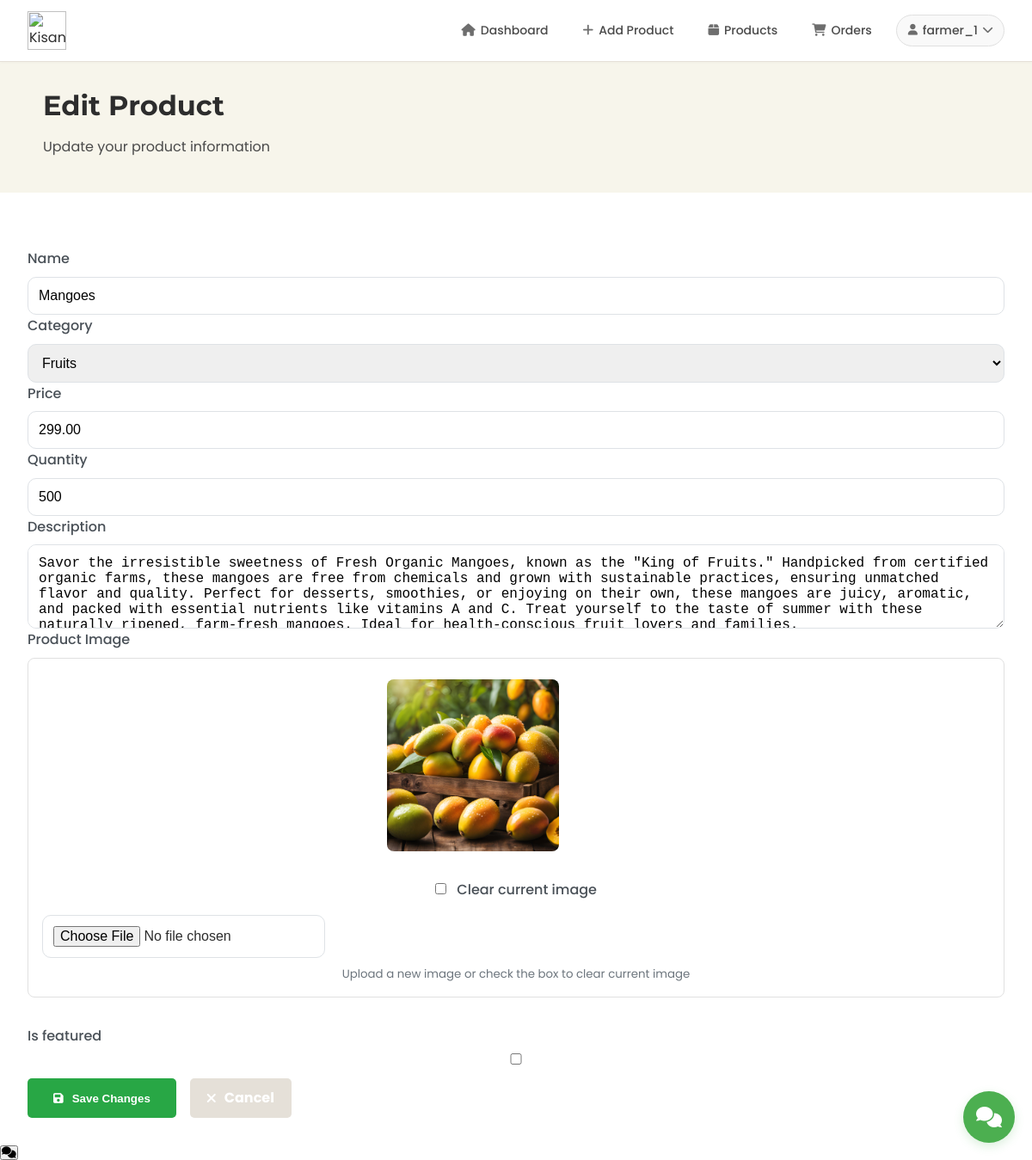
Page /product_app/edit_product/33/ (signed in) on the earlier database version.
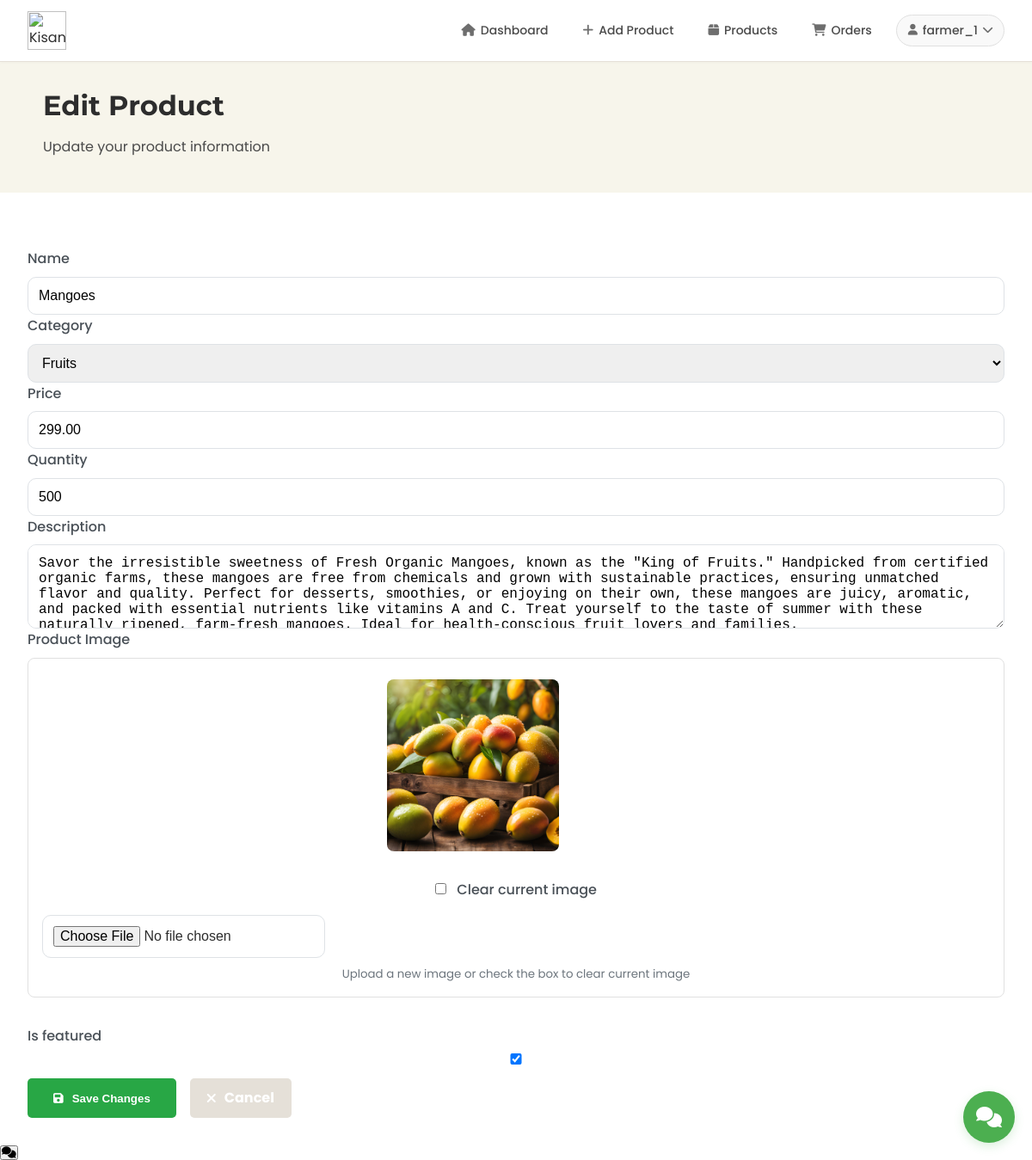
Same page on the later database version.
### product_app/models.py (models this page shows, shortened)
class Product(models.Model):
    CATEGORY_CHOICES = [
        ('vegetables', 'Vegetables'),
        ('fruits', 'Fruits'),
        ('grains', 'Grains'),
        ('dairy', 'Dairy'),
        ('tools', 'Tools & Equipment'),
        ('seeds', 'Seeds & Saplings'),
        ('pesticides', 'Pesticides & Fertilizers'),
        ('organic', 'Organic Products'),
        ('livestock', 'Livestock & Feed'),
        ('other', 'Other')
    ]
    name = models.CharField(max_length=200)
    category = models.CharField(max_length=100, choices=CATEGORY_CHOICES, default='other')
    price = models.DecimalField(max_digits=10, decimal_places=2)
    quantity = models.IntegerField()
    description = models.TextField()
    image = models.ImageField(
        upload_to='products/',
        null=True,
        blank=True
    )
    farmer = models.ForeignKey(User, on_delete=models.CASCADE)
    created_at = models.DateTimeField(auto_now_add=True)
    updated_at = models.DateTimeField(auto_now=True)
    is_featured = models.BooleanField(default=False)
    is_deleted = models.BooleanField(default=False)

### product_app/views.py (the view)
# urls.py: path('edit_product/<int:product_id>/', edit_product, name='edit_product'),
@login_required
def edit_product(request, product_id):
    product = get_object_or_404(Product, id=product_id, farmer=request.user)
    if request.method == 'POST':
        form = ProductForm(request.POST, request.FILES, instance=product)
        if form.is_valid():
            if request.POST.get('clear_image'):
                if product.image:
                    try:
                        old_image_path = product.image.path
                        product.image = None
                        if os.path.exists(old_image_path):
                            os.remove(old_image_path)
                    except Exception as e:
                        print(f"Error removing image file: {e}")
            form.save()
            messages.success(request, 'Product updated successfully!')
            return redirect('my_products')
    else:
        form = ProductForm(instance=product)
    return render(request, 'edit_product_page.html', {
        'form': form,
        'product': product
    })

### customer_app/context_processors.py (called while the page is built, shortened)
def wishlist_and_cart_counts(request):
    if request.user.is_authenticated:
        cart_items = CartItem.objects.filter(user=request.user).select_related('product')
        wishlist_items = Wishlist.objects.filter(user=request.user)
        return {
            'cart_items_count': cart_items.count(),
            'cart_total': sum(item.total_price for item in cart_items),
            'wishlist_count': wishlist_items.count(),
            'wishlist_product_ids': set(item.product_id for item in wishlist_items)
        }

def wishlist_status(request):
    if request.user.is_authenticated:
        wishlist_items = Wishlist.objects.filter(user=request.user).select_related('product')
        return {
            'wishlist_product_ids': set(item.product.id for item in wishlist_items),
            'wishlist_products': [item.product for item in wishlist_items]
        }
    return {
        'wishlist_product_ids': set(),
        'wishlist_products': []
    }

### product_app/templates/edit_product_page.html (shortened to what this page needs)
{% load static %}
{% block extra_css %}
    <link rel="stylesheet" type="text/css" href="{% static 'css/farmerdesign.css' %}">
    <link rel="stylesheet" type="text/css" href="{% static 'css/my_product.css' %}">
    <link rel="stylesheet" href="https://cdnjs.cloudflare.com/ajax/libs/font-awesome/6.0.0/css/all.min.css">
    <link rel="stylesheet" href="{% static 'css/chat_widget.css' %}">
{% endblock %}
{% block content %}
    <header class="header">
        <div class="logo">
            <img src="{% static 'images/kisan_vishwa_logo.png' %}" alt="Kisan Vishwa Logo">
        </div>
        {% include 'NavBar/FarmerNavBar.html' %}
    </header>
    <section class="hero">
        <div class="hero-content">
            <h1>Edit Product</h1>
            <p>Update your product information</p>
        </div>
    </section>
    <main class="main-content">
        <section class="add-product-section">
            <div class="form-container">
                <form method="POST" enctype="multipart/form-data" class="product-form">
                    {% for field in form %}
                        {% if field.name == 'image' %}
                            <div class="form-group">
                                <label for="{{ field.id_for_label }}" class="form-label">Product Image</label>
                                <div class="image-container">
                                    <div class="current-image">
                                        {% if product.image %}
                                            <img src="{{ product.image.url }}" alt="Current product image" class="preview-image">
                                            <div class="image-actions">
                                                <div class="clear-image-checkbox">
                                                    <input type="checkbox" name="clear_image" id="clear_image" class="form-check-input">
                                                    <label for="clear_image" class="form-check-label">Clear current image</label>
                                                </div>
                                            </div>
                                        {% else %}
                                            <img src="{% static 'images/default_product.jpg' %}" alt="Default image" class="preview-image">
                                        {% endif %}
                                    </div>
                                    {{ field }}
                                    <small class="help-text">Upload a new image or check the box to clear current image</small>
                                </div>
                            </div>
                        {% else %}
                            <div class="form-group">
                                <label for="{{ field.id_for_label }}">{{ field.label }}</label>
                                {{ field }}
                            </div>
                        {% endif %}
                    {% endfor %}
                    <div class="form-actions">
                        <button type="submit" class="btn btn-primary">
                            <i class="fas fa-save"></i> Save Changes
                        </button>
                        <a href="{% url 'my_products' %}" class="btn btn-secondary">
                            <i class="fas fa-times"></i> Cancel
                        </a>
                    </div>
                </form>
            </div>
        </section>
    </main>
    <div id="chat-widget-container">
        {% include 'chatbot_app/chat_widget.html' %}
    </div>
    <div class="chat-widget">
        <button class="chat-toggle"
            {% if request.user.is_authenticated %}
                hx-get="{% url 'chatbot_app:toggle_chat' %}"
                hx-target="#chat-container"
                hx-swap="innerHTML"
            {% else %}
                onclick="window.location.href='/login/?next={{ request.path }}'"
            {% endif %}>
            <i class="fas fa-comments"></i>
        </button>
    </div>
{% endblock %}

Differences in the rows shown:
changed Product "Mangoes": is_featured "☐" → "☑"
